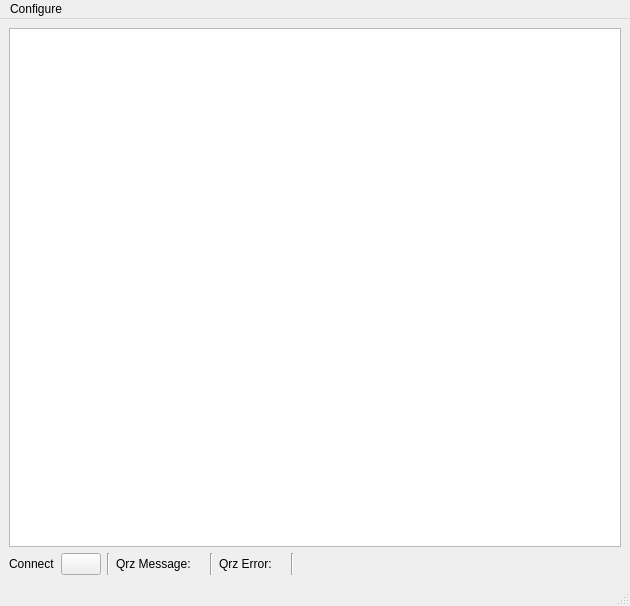
<?xml version="1.0" encoding="UTF-8"?>
<ui version="4.0">
 <class>QrzServerMainWindow</class>
 <widget class="QMainWindow" name="QrzServerMainWindow">
  <property name="geometry">
   <rect>
    <x>0</x>
    <y>0</y>
    <width>630</width>
    <height>606</height>
   </rect>
  </property>
  <property name="windowTitle">
   <string>QrzServerMainWindow</string>
  </property>
  <widget class="QWidget" name="centralwidget">
   <layout class="QVBoxLayout" name="verticalLayout">
    <item>
     <widget class="QPlainTextEdit" name="messageTextWindow"/>
    </item>
    <item>
     <layout class="QHBoxLayout" name="horizontalLayout_2">
      <item>
       <widget class="QLabel" name="label">
        <property name="text">
         <string>Connect</string>
        </property>
       </widget>
      </item>
      <item>
       <widget class="QPushButton" name="connectPb">
        <property name="text">
         <string/>
        </property>
       </widget>
      </item>
      <item>
       <widget class="Line" name="line">
        <property name="orientation">
         <enum>Qt::Vertical</enum>
        </property>
       </widget>
      </item>
      <item>
       <widget class="QLabel" name="messageTextLabel">
        <property name="text">
         <string>Qrz Message:</string>
        </property>
       </widget>
      </item>
      <item>
       <widget class="QLabel" name="messageText">
        <property name="text">
         <string/>
        </property>
       </widget>
      </item>
      <item>
       <widget class="Line" name="line_2">
        <property name="orientation">
         <enum>Qt::Vertical</enum>
        </property>
       </widget>
      </item>
      <item>
       <widget class="QLabel" name="errorLabel">
        <property name="text">
         <string>Qrz Error:</string>
        </property>
       </widget>
      </item>
      <item>
       <widget class="QLabel" name="errorText">
        <property name="text">
         <string/>
        </property>
       </widget>
      </item>
      <item>
       <widget class="Line" name="line_3">
        <property name="orientation">
         <enum>Qt::Vertical</enum>
        </property>
       </widget>
      </item>
      <item>
       <spacer name="horizontalSpacer">
        <property name="orientation">
         <enum>Qt::Horizontal</enum>
        </property>
        <property name="sizeHint" stdset="0">
         <size>
          <width>40</width>
          <height>20</height>
         </size>
        </property>
       </spacer>
      </item>
     </layout>
    </item>
   </layout>
  </widget>
  <widget class="QMenuBar" name="menubar">
   <property name="geometry">
    <rect>
     <x>0</x>
     <y>0</y>
     <width>630</width>
     <height>21</height>
    </rect>
   </property>
   <widget class="QMenu" name="menuConfigure">
    <property name="title">
     <string>Configure</string>
    </property>
    <addaction name="actionSetup_QRZ"/>
   </widget>
   <addaction name="menuConfigure"/>
  </widget>
  <widget class="QStatusBar" name="statusbar"/>
  <action name="actionSetup_QRZ">
   <property name="text">
    <string>Setup QRZ</string>
   </property>
  </action>
 </widget>
 <resources/>
 <connections/>
</ui>
